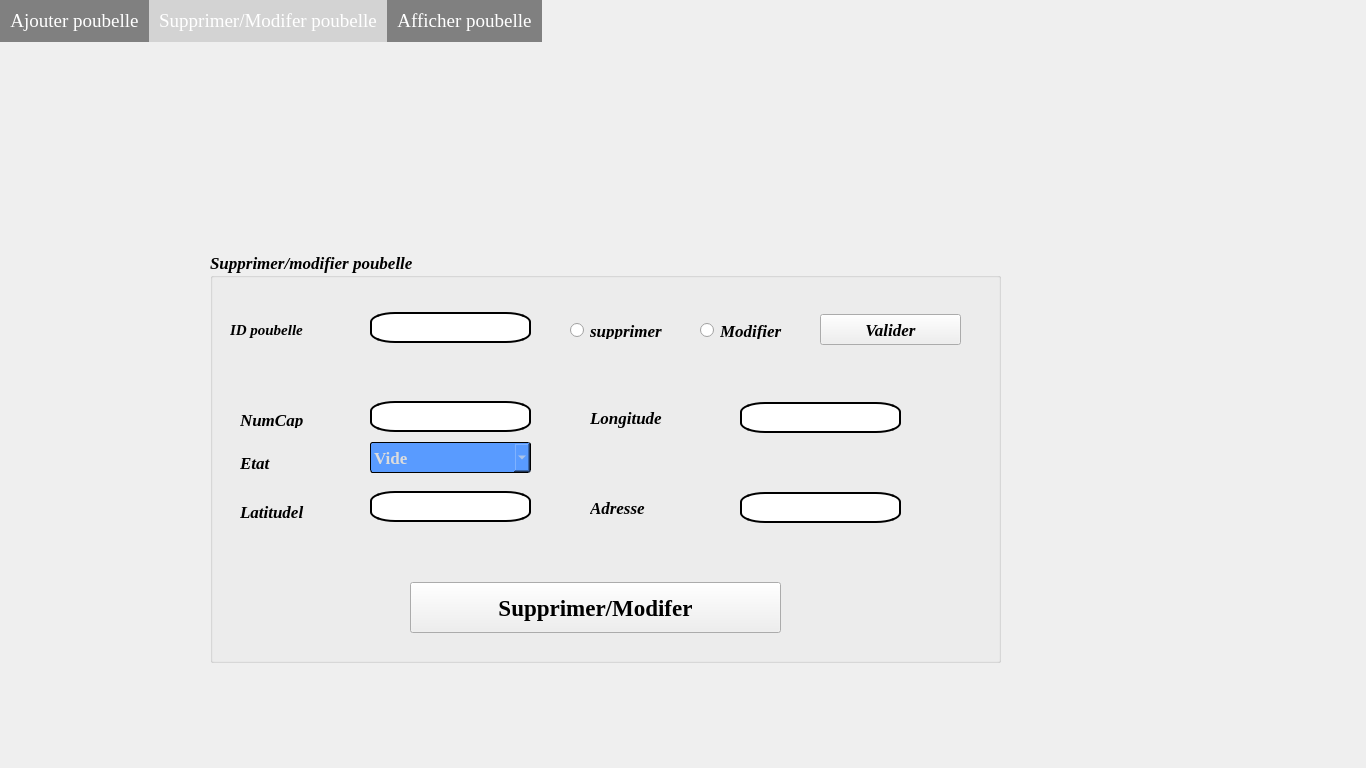
<?xml version="1.0" encoding="UTF-8"?>
<ui version="4.0">
 <class>Dialogpoubelles</class>
 <widget class="QDialog" name="Dialogpoubelles">
  <property name="geometry">
   <rect>
    <x>0</x>
    <y>0</y>
    <width>1366</width>
    <height>768</height>
   </rect>
  </property>
  <property name="windowTitle">
   <string>Dialog</string>
  </property>
  <widget class="QTabWidget" name="tabWidget">
   <property name="geometry">
    <rect>
     <x>0</x>
     <y>0</y>
     <width>1366</width>
     <height>768</height>
    </rect>
   </property>
   <property name="font">
    <font>
     <family>Times New Roman</family>
     <pointsize>14</pointsize>
    </font>
   </property>
   <property name="styleSheet">
    <string notr="true">QTabWidget::tab-bar {
   border: 1px solid gray;
}
QTabBar::tab {
  background: gray;
  color: white;
  padding: 10px;
 }

 QTabBar::tab:selected {
  background: lightgray;
 }
QTabWidget::pane { 
   border: none;
}</string>
   </property>
   <property name="currentIndex">
    <number>1</number>
   </property>
   <widget class="QWidget" name="tab">
    <attribute name="title">
     <string>Ajouter poubelle</string>
    </attribute>
    <widget class="QLabel" name="labelbackajout">
     <property name="geometry">
      <rect>
       <x>0</x>
       <y>0</y>
       <width>1366</width>
       <height>768</height>
      </rect>
     </property>
     <property name="text">
      <string/>
     </property>
    </widget>
    <widget class="QGroupBox" name="groupBox">
     <property name="geometry">
      <rect>
       <x>310</x>
       <y>210</y>
       <width>591</width>
       <height>471</height>
      </rect>
     </property>
     <property name="font">
      <font>
       <pointsize>13</pointsize>
       <weight>75</weight>
       <bold>true</bold>
      </font>
     </property>
     <property name="title">
      <string>Ajout Poubelle</string>
     </property>
     <widget class="QLineEdit" name="lineEdit_adr">
      <property name="geometry">
       <rect>
        <x>290</x>
        <y>110</y>
        <width>251</width>
        <height>41</height>
       </rect>
      </property>
      <property name="styleSheet">
       <string notr="true">border:2px solid;
border-color: rgb(0,0,0);
border-radius: 25% 10%;</string>
      </property>
      <property name="text">
       <string/>
      </property>
      <property name="placeholderText">
       <string>Exp:20,rue med</string>
      </property>
     </widget>
     <widget class="QLabel" name="label_adress">
      <property name="geometry">
       <rect>
        <x>90</x>
        <y>120</y>
        <width>81</width>
        <height>16</height>
       </rect>
      </property>
      <property name="font">
       <font>
        <family>Times New Roman</family>
        <pointsize>13</pointsize>
        <weight>75</weight>
        <bold>true</bold>
       </font>
      </property>
      <property name="text">
       <string>Adresse :</string>
      </property>
     </widget>
     <widget class="QLabel" name="label_long">
      <property name="geometry">
       <rect>
        <x>90</x>
        <y>190</y>
        <width>101</width>
        <height>21</height>
       </rect>
      </property>
      <property name="font">
       <font>
        <family>Times New Roman</family>
        <pointsize>13</pointsize>
        <weight>75</weight>
        <bold>true</bold>
       </font>
      </property>
      <property name="text">
       <string>Longitude:</string>
      </property>
     </widget>
     <widget class="QLineEdit" name="lineEdit_long">
      <property name="geometry">
       <rect>
        <x>290</x>
        <y>180</y>
        <width>251</width>
        <height>41</height>
       </rect>
      </property>
      <property name="styleSheet">
       <string notr="true">border:2px solid;
border-color: rgb(0,0,0);
border-radius: 25% 10%;</string>
      </property>
      <property name="text">
       <string/>
      </property>
      <property name="placeholderText">
       <string>Exp :50.246855</string>
      </property>
     </widget>
     <widget class="QLabel" name="label_l">
      <property name="geometry">
       <rect>
        <x>90</x>
        <y>260</y>
        <width>71</width>
        <height>20</height>
       </rect>
      </property>
      <property name="font">
       <font>
        <family>Times New Roman</family>
        <pointsize>13</pointsize>
        <weight>75</weight>
        <bold>true</bold>
       </font>
      </property>
      <property name="text">
       <string>Latitude:</string>
      </property>
     </widget>
     <widget class="QLineEdit" name="lineEdit_lat">
      <property name="geometry">
       <rect>
        <x>290</x>
        <y>250</y>
        <width>251</width>
        <height>41</height>
       </rect>
      </property>
      <property name="whatsThis">
       <string/>
      </property>
      <property name="styleSheet">
       <string notr="true">border:2px solid;
border-color: rgb(0,0,0);
border-radius: 25% 10%;</string>
      </property>
      <property name="text">
       <string/>
      </property>
      <property name="maxLength">
       <number>20</number>
      </property>
      <property name="placeholderText">
       <string>Exp :10.875664</string>
      </property>
     </widget>
     <widget class="QLineEdit" name="lineEdit_numcap">
      <property name="geometry">
       <rect>
        <x>290</x>
        <y>40</y>
        <width>251</width>
        <height>41</height>
       </rect>
      </property>
      <property name="styleSheet">
       <string notr="true">border:2px solid;
border-color: rgb(0,0,0);
border-radius: 25% 10%;</string>
      </property>
      <property name="maxLength">
       <number>3</number>
      </property>
      <property name="placeholderText">
       <string>number:20</string>
      </property>
     </widget>
     <widget class="QLabel" name="label_numcap">
      <property name="geometry">
       <rect>
        <x>90</x>
        <y>50</y>
        <width>111</width>
        <height>20</height>
       </rect>
      </property>
      <property name="font">
       <font>
        <family>Times New Roman</family>
        <pointsize>13</pointsize>
        <weight>75</weight>
        <bold>true</bold>
       </font>
      </property>
      <property name="text">
       <string>Num capteur:</string>
      </property>
     </widget>
     <widget class="QPushButton" name="pushButtonenregistrer">
      <property name="geometry">
       <rect>
        <x>310</x>
        <y>390</y>
        <width>261</width>
        <height>51</height>
       </rect>
      </property>
      <property name="font">
       <font>
        <pointsize>13</pointsize>
        <weight>75</weight>
        <bold>true</bold>
       </font>
      </property>
      <property name="styleSheet">
       <string notr="true">background-color: grey;
</string>
      </property>
      <property name="text">
       <string>ENREGISTER</string>
      </property>
      <property name="checkable">
       <bool>false</bool>
      </property>
     </widget>
     <widget class="QPushButton" name="pushButtonAnnuler">
      <property name="geometry">
       <rect>
        <x>20</x>
        <y>390</y>
        <width>261</width>
        <height>51</height>
       </rect>
      </property>
      <property name="font">
       <font>
        <pointsize>13</pointsize>
        <weight>75</weight>
        <bold>true</bold>
       </font>
      </property>
      <property name="styleSheet">
       <string notr="true">background-color: grey;
</string>
      </property>
      <property name="text">
       <string>ANNULER</string>
      </property>
     </widget>
     <widget class="QLabel" name="label_etat">
      <property name="geometry">
       <rect>
        <x>90</x>
        <y>330</y>
        <width>91</width>
        <height>21</height>
       </rect>
      </property>
      <property name="font">
       <font>
        <family>Times New Roman</family>
        <pointsize>13</pointsize>
        <weight>75</weight>
        <bold>true</bold>
       </font>
      </property>
      <property name="text">
       <string>Etat:</string>
      </property>
     </widget>
     <widget class="QComboBox" name="comboBox_etat">
      <property name="geometry">
       <rect>
        <x>290</x>
        <y>320</y>
        <width>251</width>
        <height>41</height>
       </rect>
      </property>
      <property name="font">
       <font>
        <family>Times New Roman</family>
        <pointsize>13</pointsize>
        <weight>75</weight>
        <bold>true</bold>
       </font>
      </property>
      <property name="styleSheet">
       <string notr="true">border: 1px solid;
border-color:rgb(0, 0, 0);
    border-radius: 3px;
    padding: 1px 18px 1px 3px;
    min-width: 6em;
    color: rgb(220, 220, 220);
    background-color:rgb(89, 155, 255);
    margin: 0 0 0 0;</string>
      </property>
      <item>
       <property name="text">
        <string>Veuiller choisir</string>
       </property>
      </item>
      <item>
       <property name="text">
        <string>Vide</string>
       </property>
      </item>
      <item>
       <property name="text">
        <string>Pleine</string>
       </property>
      </item>
      <item>
       <property name="text">
        <string>Hors service</string>
       </property>
      </item>
     </widget>
    </widget>
   </widget>
   <widget class="QWidget" name="tab_2">
    <attribute name="title">
     <string>Supprimer/Modifer poubelle</string>
    </attribute>
    <widget class="QLabel" name="labelbacsup">
     <property name="geometry">
      <rect>
       <x>0</x>
       <y>0</y>
       <width>1366</width>
       <height>768</height>
      </rect>
     </property>
     <property name="text">
      <string/>
     </property>
    </widget>
    <widget class="QGroupBox" name="groupBox_2">
     <property name="geometry">
      <rect>
       <x>210</x>
       <y>210</y>
       <width>791</width>
       <height>411</height>
      </rect>
     </property>
     <property name="font">
      <font>
       <family>Times New Roman</family>
       <pointsize>13</pointsize>
       <weight>75</weight>
       <italic>true</italic>
       <bold>true</bold>
      </font>
     </property>
     <property name="title">
      <string>Supprimer/modifier poubelle</string>
     </property>
     <widget class="QLabel" name="label_Id">
      <property name="geometry">
       <rect>
        <x>20</x>
        <y>70</y>
        <width>91</width>
        <height>16</height>
       </rect>
      </property>
      <property name="font">
       <font>
        <family>Times New Roman</family>
        <pointsize>11</pointsize>
        <weight>75</weight>
        <italic>true</italic>
        <bold>true</bold>
       </font>
      </property>
      <property name="text">
       <string>ID poubelle</string>
      </property>
     </widget>
     <widget class="QLineEdit" name="lineEdit_Idsupmod">
      <property name="geometry">
       <rect>
        <x>160</x>
        <y>60</y>
        <width>161</width>
        <height>31</height>
       </rect>
      </property>
      <property name="styleSheet">
       <string notr="true">border:2px solid;
border-color: rgb(0,0,0);
border-radius: 25% 10%;</string>
      </property>
     </widget>
     <widget class="QPushButton" name="pushButtonSupMod">
      <property name="geometry">
       <rect>
        <x>200</x>
        <y>330</y>
        <width>371</width>
        <height>51</height>
       </rect>
      </property>
      <property name="font">
       <font>
        <family>Times New Roman</family>
        <pointsize>17</pointsize>
        <weight>75</weight>
        <italic>false</italic>
        <bold>true</bold>
       </font>
      </property>
      <property name="styleSheet">
       <string notr="true"/>
      </property>
      <property name="text">
       <string>Supprimer/Modifer</string>
      </property>
     </widget>
     <widget class="QRadioButton" name="radioButtonSupprimerPou">
      <property name="geometry">
       <rect>
        <x>360</x>
        <y>70</y>
        <width>101</width>
        <height>17</height>
       </rect>
      </property>
      <property name="text">
       <string>supprimer</string>
      </property>
     </widget>
     <widget class="QRadioButton" name="radioButtonModifierPou">
      <property name="geometry">
       <rect>
        <x>490</x>
        <y>70</y>
        <width>91</width>
        <height>17</height>
       </rect>
      </property>
      <property name="text">
       <string>Modifier</string>
      </property>
     </widget>
     <widget class="QPushButton" name="pushButtonValiderpou">
      <property name="geometry">
       <rect>
        <x>610</x>
        <y>62</y>
        <width>141</width>
        <height>31</height>
       </rect>
      </property>
      <property name="text">
       <string>Valider</string>
      </property>
     </widget>
     <widget class="QLabel" name="label_Nouv_NumCap">
      <property name="geometry">
       <rect>
        <x>30</x>
        <y>160</y>
        <width>111</width>
        <height>16</height>
       </rect>
      </property>
      <property name="text">
       <string>NumCap</string>
      </property>
     </widget>
     <widget class="QLineEdit" name="lineEditNouvNumCap">
      <property name="geometry">
       <rect>
        <x>160</x>
        <y>149</y>
        <width>161</width>
        <height>31</height>
       </rect>
      </property>
      <property name="styleSheet">
       <string notr="true">border:2px solid;
border-color: rgb(0,0,0);
border-radius: 25% 10%;</string>
      </property>
     </widget>
     <widget class="QLineEdit" name="lineEditNouvLongitude">
      <property name="geometry">
       <rect>
        <x>530</x>
        <y>150</y>
        <width>161</width>
        <height>31</height>
       </rect>
      </property>
      <property name="styleSheet">
       <string notr="true">border:2px solid;
border-color: rgb(0,0,0);
border-radius: 25% 10%;</string>
      </property>
     </widget>
     <widget class="QLabel" name="label_NouvLongitude">
      <property name="geometry">
       <rect>
        <x>380</x>
        <y>150</y>
        <width>131</width>
        <height>31</height>
       </rect>
      </property>
      <property name="text">
       <string>Longitude </string>
      </property>
     </widget>
     <widget class="QLabel" name="label_NouvLatitude">
      <property name="geometry">
       <rect>
        <x>30</x>
        <y>250</y>
        <width>111</width>
        <height>20</height>
       </rect>
      </property>
      <property name="text">
       <string>Latitudel</string>
      </property>
     </widget>
     <widget class="QLineEdit" name="lineEditNouvLatitude">
      <property name="geometry">
       <rect>
        <x>160</x>
        <y>239</y>
        <width>161</width>
        <height>31</height>
       </rect>
      </property>
      <property name="styleSheet">
       <string notr="true">border:2px solid;
border-color: rgb(0,0,0);
border-radius: 25% 10%;</string>
      </property>
     </widget>
     <widget class="QLineEdit" name="lineEditNouvAdresse">
      <property name="geometry">
       <rect>
        <x>530</x>
        <y>240</y>
        <width>161</width>
        <height>31</height>
       </rect>
      </property>
      <property name="styleSheet">
       <string notr="true">border:2px solid;
border-color: rgb(0,0,0);
border-radius: 25% 10%;</string>
      </property>
     </widget>
     <widget class="QLabel" name="label_NouvAdresse">
      <property name="geometry">
       <rect>
        <x>380</x>
        <y>240</y>
        <width>131</width>
        <height>31</height>
       </rect>
      </property>
      <property name="text">
       <string>Adresse</string>
      </property>
     </widget>
     <widget class="QLabel" name="label_Etatsupmod">
      <property name="geometry">
       <rect>
        <x>30</x>
        <y>200</y>
        <width>81</width>
        <height>21</height>
       </rect>
      </property>
      <property name="text">
       <string>Etat </string>
      </property>
     </widget>
     <widget class="QComboBox" name="comboBox_Etatsupmod">
      <property name="geometry">
       <rect>
        <x>160</x>
        <y>190</y>
        <width>161</width>
        <height>31</height>
       </rect>
      </property>
      <property name="font">
       <font>
        <family>Times New Roman</family>
        <pointsize>13</pointsize>
        <weight>75</weight>
        <italic>false</italic>
        <bold>true</bold>
       </font>
      </property>
      <property name="styleSheet">
       <string notr="true">border: 1px solid rgb(0, 0, 0);
    border-radius: 3px;
    padding: 1px 18px 1px 3px;
    min-width: 6em;
    color: rgb(220, 220, 220);
    background-color:rgb(89, 155, 255);
    margin: 0 0 0 0;</string>
      </property>
      <item>
       <property name="text">
        <string>Vide</string>
       </property>
      </item>
      <item>
       <property name="text">
        <string>Pleine</string>
       </property>
      </item>
      <item>
       <property name="text">
        <string>Hors service</string>
       </property>
      </item>
     </widget>
    </widget>
   </widget>
   <widget class="QWidget" name="tab_3">
    <attribute name="title">
     <string>Afficher poubelle</string>
    </attribute>
    <widget class="QLabel" name="labelbacmodif">
     <property name="geometry">
      <rect>
       <x>0</x>
       <y>0</y>
       <width>1366</width>
       <height>768</height>
      </rect>
     </property>
     <property name="text">
      <string/>
     </property>
    </widget>
    <widget class="QGroupBox" name="groupBox_3">
     <property name="geometry">
      <rect>
       <x>30</x>
       <y>210</y>
       <width>591</width>
       <height>441</height>
      </rect>
     </property>
     <property name="font">
      <font>
       <family>Times New Roman</family>
       <pointsize>14</pointsize>
       <weight>75</weight>
       <bold>true</bold>
      </font>
     </property>
     <property name="styleSheet">
      <string notr="true">
border-radius: 40px;
</string>
     </property>
     <property name="title">
      <string>POUBELLE</string>
     </property>
     <widget class="QTableView" name="recherche_View">
      <property name="geometry">
       <rect>
        <x>20</x>
        <y>180</y>
        <width>551</width>
        <height>171</height>
       </rect>
      </property>
      <property name="styleSheet">
       <string notr="true">border:2px solid;
border-color:rgb(0, 0, 0);
border-radius: 25% 10%;
background:grey;</string>
      </property>
     </widget>
     <widget class="QLabel" name="label_IdRech">
      <property name="geometry">
       <rect>
        <x>30</x>
        <y>80</y>
        <width>131</width>
        <height>31</height>
       </rect>
      </property>
      <property name="font">
       <font>
        <family>Times New Roman</family>
        <pointsize>10</pointsize>
        <weight>75</weight>
        <bold>true</bold>
       </font>
      </property>
      <property name="styleSheet">
       <string notr="true"/>
      </property>
      <property name="text">
       <string>ID POUBELLE</string>
      </property>
     </widget>
     <widget class="QLineEdit" name="idRech_le">
      <property name="geometry">
       <rect>
        <x>180</x>
        <y>80</y>
        <width>161</width>
        <height>31</height>
       </rect>
      </property>
      <property name="styleSheet">
       <string notr="true">border:2px solid color rgb(170, 85, 127);
border-radius: 25% 10%;
background: QLinearGradient(x1: 0, y1: 0, x2: 0, y2: 1, stop: 0 #eef, stop: 1 #ccf);

</string>
      </property>
     </widget>
     <widget class="QPushButton" name="rechercher_Pb">
      <property name="geometry">
       <rect>
        <x>400</x>
        <y>80</y>
        <width>151</width>
        <height>31</height>
       </rect>
      </property>
      <property name="font">
       <font>
        <family>Times New Roman</family>
        <pointsize>12</pointsize>
        <weight>75</weight>
        <bold>true</bold>
       </font>
      </property>
      <property name="styleSheet">
       <string notr="true">border:2px solid;
border-color:rgb(255, 255, 255);
background-color: grey;
</string>
      </property>
      <property name="text">
       <string>Recherche</string>
      </property>
     </widget>
     <widget class="QLabel" name="label">
      <property name="geometry">
       <rect>
        <x>370</x>
        <y>380</y>
        <width>201</width>
        <height>51</height>
       </rect>
      </property>
      <property name="font">
       <font>
        <family>Prestige Signature Script  Demo</family>
        <pointsize>30</pointsize>
        <weight>50</weight>
        <bold>false</bold>
       </font>
      </property>
      <property name="styleSheet">
       <string notr="true">color:white</string>
      </property>
      <property name="text">
       <string>Med Ali Azouzi</string>
      </property>
     </widget>
    </widget>
    <widget class="QTableView" name="tableView_Afficher">
     <property name="geometry">
      <rect>
       <x>720</x>
       <y>390</y>
       <width>571</width>
       <height>171</height>
      </rect>
     </property>
     <property name="styleSheet">
      <string notr="true">border:2px solid;
border-color:rgb(0, 0, 0);
border-radius: 25% 10%;
background:grey;</string>
     </property>
    </widget>
    <widget class="QComboBox" name="comboBox_Tri">
     <property name="geometry">
      <rect>
       <x>830</x>
       <y>280</y>
       <width>181</width>
       <height>31</height>
      </rect>
     </property>
     <property name="styleSheet">
      <string notr="true">border: 1px solid;
border-color:rgb(0, 0, 0);
    border-radius: 3px;
    padding: 1px 18px 1px 3px;
    min-width: 6em;
    color: rgb(220, 220, 220);
    background-color:rgb(89, 155, 255);
    margin: 0 0 0 0;</string>
     </property>
     <item>
      <property name="text">
       <string>id_poubelle</string>
      </property>
     </item>
     <item>
      <property name="text">
       <string>Num_capteur</string>
      </property>
     </item>
     <item>
      <property name="text">
       <string>etat</string>
      </property>
     </item>
    </widget>
    <widget class="QLabel" name="label_2">
     <property name="geometry">
      <rect>
       <x>730</x>
       <y>280</y>
       <width>91</width>
       <height>31</height>
      </rect>
     </property>
     <property name="font">
      <font>
       <family>Times New Roman</family>
       <pointsize>12</pointsize>
       <weight>75</weight>
       <bold>true</bold>
      </font>
     </property>
     <property name="text">
      <string>Trier par</string>
     </property>
    </widget>
    <widget class="QComboBox" name="Type_Tri">
     <property name="geometry">
      <rect>
       <x>1080</x>
       <y>280</y>
       <width>171</width>
       <height>31</height>
      </rect>
     </property>
     <property name="styleSheet">
      <string notr="true">border: 1px solid;
border-color:rgb(0, 0, 0);
    border-radius: 3px;
    padding: 1px 18px 1px 3px;
    min-width: 6em;
    color: rgb(220, 220, 220);
    background-color:rgb(89, 155, 255);
    margin: 0 0 0 0;</string>
     </property>
     <item>
      <property name="text">
       <string>croissant</string>
      </property>
     </item>
     <item>
      <property name="text">
       <string>decroissant</string>
      </property>
     </item>
    </widget>
    <widget class="QPushButton" name="Afficher_Pb">
     <property name="geometry">
      <rect>
       <x>950</x>
       <y>330</y>
       <width>151</width>
       <height>41</height>
      </rect>
     </property>
     <property name="font">
      <font>
       <family>Times New Roman</family>
       <pointsize>12</pointsize>
       <weight>75</weight>
       <bold>true</bold>
      </font>
     </property>
     <property name="styleSheet">
      <string notr="true">border:2px solid;
border-color:rgb(255, 255, 255);
background-color: grey;
</string>
     </property>
     <property name="text">
      <string>Afficher</string>
     </property>
    </widget>
   </widget>
  </widget>
 </widget>
 <resources/>
 <connections/>
</ui>
